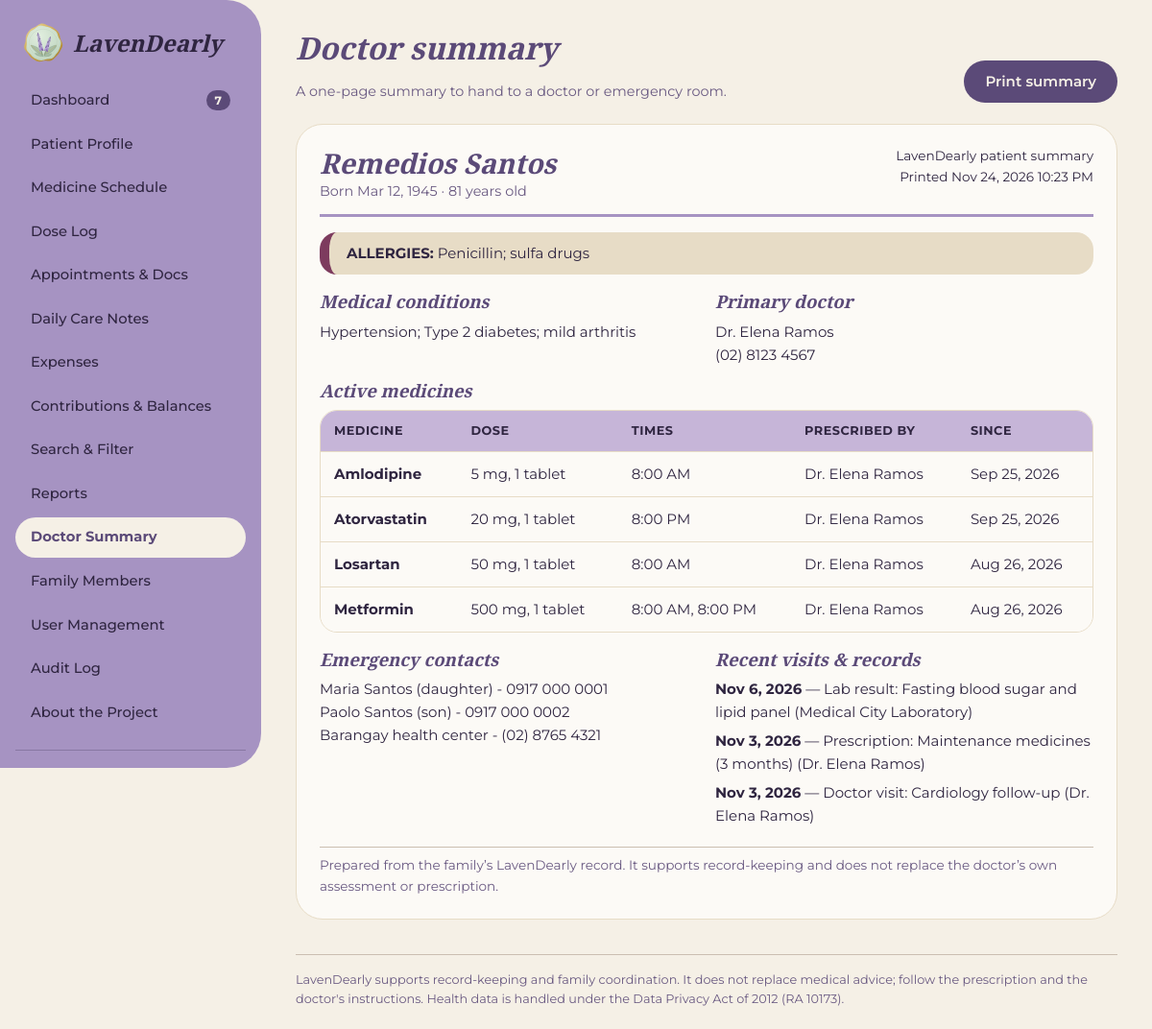
Screenshot of /summary.php (signed in) with the database file from the repository.
### tables this page shows
CREATE TABLE patient (
  id               INT UNSIGNED PRIMARY KEY,
  full_name        VARCHAR(100) NOT NULL,
  birthdate        DATE NULL,
  allergies        TEXT NULL,
  conditions       TEXT NULL,
  primary_doctor   VARCHAR(120) NULL,
  doctor_contact   VARCHAR(120) NULL,
  emergency_contacts TEXT NULL,
  updated_at       DATETIME NULL
);

CREATE TABLE medicines (
  id              INT UNSIGNED AUTO_INCREMENT PRIMARY KEY,
  name            VARCHAR(100) NOT NULL,
  dose            VARCHAR(60)  NOT NULL,
  times_of_day    VARCHAR(100) NOT NULL,            
  start_date      DATE NOT NULL,
  refill_date     DATE NULL,
  end_date        DATE NULL,
  prescribing_doctor VARCHAR(120) NULL,
  status          ENUM('active','discontinued') NOT NULL DEFAULT 'active'
);

CREATE TABLE appointments (
  id         INT UNSIGNED AUTO_INCREMENT PRIMARY KEY,
  type       ENUM('visit','lab','prescription') NOT NULL,
  title      VARCHAR(150) NOT NULL,
  doctor     VARCHAR(120) NULL,
  appt_date  DATE NOT NULL,
  notes      TEXT NULL,
  file_path  VARCHAR(255) NULL,
  created_by INT UNSIGNED NOT NULL,
  created_at DATETIME NOT NULL,
  FOREIGN KEY (created_by) REFERENCES users(id)
);

### includes/functions.php (called while the page is built, shortened)
<?php
function e($s): string { return htmlspecialchars((string)$s, ENT_QUOTES, 'UTF-8'); }
function fdate(?string $d): string { return $d ? date('M j, Y', strtotime($d)) : '—'; }
function ftime(?string $t): string { return $t ? date('g:i A', strtotime(substr($t, 0, 5))) : '—'; }
function scheduled_doses(string $date): array
{
    $pdo = db();
    $st = $pdo->prepare("SELECT * FROM medicines
        WHERE start_date <= ? AND (status = 'active' OR (end_date IS NOT NULL AND end_date >= ?))
        ORDER BY name");
    $st->execute([$date, $date]);
    $meds = $st->fetchAll();
    $lg = $pdo->prepare('SELECT d.*, u.full_name AS logger FROM dose_log d JOIN users u ON u.id = d.logged_by WHERE d.scheduled_date = ?');
    $lg->execute([$date]);
    $logs = [];
    foreach ($lg->fetchAll() as $row) $logs[$row['medicine_id'] . '|' . substr($row['scheduled_time'], 0, 5)] = $row;
    $today = date('Y-m-d');
    $rows = [];
    foreach ($meds as $m) {
        foreach (explode(',', $m['times_of_day']) as $t) {
            $t = trim($t);
            $log = $logs[$m['id'] . '|' . $t] ?? null;
            if ($log) $state = $log['status'];
            elseif ($date > $today) $state = 'upcoming';
            elseif (strtotime("$date $t") + DOSE_GRACE_MIN * 60 < time()) $state = 'overdue';
            else $state = 'pending';
            $rows[] = ['med_id' => $m['id'], 'name' => $m['name'], 'dose' => $m['dose'], 'time' => $t,
                       'date' => $date, 'log' => $log, 'state' => $state, 'med_status' => $m['status']];
        }
    }
    usort($rows, fn($a, $b) => [$a['time'], $a['name']] <=> [$b['time'], $b['name']]);
    return $rows;
}
function overdue_doses(int $daysBack = 1): array
{
    $out = [];
    for ($i = $daysBack; $i >= 0; $i--) {
        $d = date('Y-m-d', strtotime("-$i day"));
        foreach (scheduled_doses($d) as $r) if ($r['state'] === 'overdue' && $r['med_status'] === 'active') $out[] = $r;
    }
    return $out;
}

### summary.php (the view, shortened to what this page needs)
<?php
require __DIR__ . '/includes/functions.php';
$pdo = db();
$today = date('Y-m-d');
$p = $pdo->query('SELECT * FROM patient WHERE id = 1')->fetch();
$age = $p['birthdate'] ? (int)date_diff(date_create($p['birthdate']), date_create('today'))->y : null;
$meds = $pdo->query("SELECT * FROM medicines WHERE status = 'active' ORDER BY name")->fetchAll();
$appts = $pdo->prepare('SELECT * FROM appointments WHERE appt_date <= ? ORDER BY appt_date DESC, id DESC LIMIT 5');
$appts->execute([$today]); $appts = $appts->fetchAll();
$types = ['visit' => 'Doctor visit', 'lab' => 'Lab result', 'prescription' => 'Prescription'];
include __DIR__ . '/includes/header.php';
?>
<div class="page-head no-print">
  <div><h1>Doctor summary</h1><p class="muted">A one-page summary to hand to a doctor or emergency room.</p></div>
  <button class="btn" id="printBtn" type="button">Print summary</button>
</div>
<article class="card" style="border-radius:28px">
  <div style="display:flex;justify-content:space-between;gap:16px;flex-wrap:wrap;border-bottom:3px solid var(--dusty);padding-bottom:12px;margin-bottom:16px">
    <div><h2 style="font-size:1.8rem;margin:0"><?= e($p['full_name']) ?></h2>
      <div class="muted"><?= $p['birthdate'] ? 'Born ' . fdate($p['birthdate']) . " · $age years old" : '' ?></div></div>
    <div style="text-align:right" class="small">LavenDearly patient summary<br>Printed <?= date('M j, Y g:i A') ?></div>
  </div>
  <div style="background:var(--beige);border-left:10px solid var(--berry);border-radius:18px;padding:10px 18px;margin-bottom:16px">
    <strong>ALLERGIES:</strong> <?= e($p['allergies'] ?: 'None recorded') ?>
  </div>
  <div class="grid g2">
    <div><h3>Medical conditions</h3><p><?= nl2br(e($p['conditions'] ?: '—')) ?></p></div>
    <div><h3>Primary doctor</h3><p><?= e($p['primary_doctor'] ?: '—') ?><?= $p['doctor_contact'] ? '<br>' . e($p['doctor_contact']) : '' ?></p></div>
  </div>
  <h3>Active medicines</h3>
  <?php if (!$meds): ?><p class="muted">No active medicines recorded.</p><?php else: ?>
  <div class="table-wrap"><table>
    <thead><tr><th>Medicine</th><th>Dose</th><th>Times</th><th>Prescribed by</th><th>Since</th></tr></thead><tbody>
    <?php foreach ($meds as $m): ?><tr><td><strong><?= e($m['name']) ?></strong></td><td><?= e($m['dose']) ?></td>
      <td><?= e(implode(', ', array_map('ftime', explode(',', $m['times_of_day'])))) ?></td><td><?= e($m['prescribing_doctor'] ?: '—') ?></td><td><?= fdate($m['start_date']) ?></td></tr><?php endforeach; ?>
  </tbody></table></div><?php endif; ?>
  <div class="grid g2" style="margin-top:16px">
    <div><h3>Emergency contacts</h3><p><?= nl2br(e($p['emergency_contacts'] ?: '—')) ?></p></div>
    <div><h3>Recent visits &amp; records</h3>
      <?php foreach ($appts as $a): ?><p style="margin-bottom:6px"><strong><?= fdate($a['appt_date']) ?></strong> — <?= e($types[$a['type']]) ?>: <?= e($a['title']) ?><?= $a['doctor'] ? ' (' . e($a['doctor']) . ')' : '' ?></p><?php endforeach; ?>
    </div>
  </div>
  <p class="muted small" style="margin:14px 0 0;border-top:1px solid var(--taupe);padding-top:8px">Prepared from the family’s LavenDearly record. It supports record-keeping and does not replace the doctor’s own assessment or prescription.</p>
</article>
<?php include __DIR__ . '/includes/footer.php'; ?>

### assets/css/style.css (style rules this page uses)
:root { --lav:#C6B5D8; --dusty:#A693C2; --cream:#F5F0E6; --beige:#E7DCC6; --taupe:#CBBEB1; --plum:#5B4A78; --ink:#2F2540; --muted:#6A5A82; --berry:#7D3B5E; --paper:#FCFAF6; --radius:24px; }
* { box-sizing:border-box }
html { scroll-behavior:smooth }
body { margin:0;font-family:'Montserrat',system-ui,-apple-system,Segoe UI,sans-serif;background:var(--cream);color:var(--ink);line-height:1.6;font-size:15px }
h1,h2,h3,h4 { font-family:'Playfair Display',Georgia,serif;font-style:italic;font-weight:700;margin:0 0 .45em;line-height:1.25;color:var(--plum) }
h1 { font-size:2rem }
h2 { font-size:1.45rem }
h3 { font-size:1.15rem }
p { margin:0 0 .9em }
.muted { color:var(--muted);font-size:.9rem }
.small { font-size:.85rem }
.page-head { display:flex;justify-content:space-between;align-items:flex-end;gap:16px;flex-wrap:wrap;margin-bottom:22px }
.page-head p { margin:0 }
.card { background:var(--paper);border:1px solid var(--beige);border-radius:var(--radius);padding:22px 24px;margin-bottom:22px }
.card h2 { margin-bottom:.6em }
.grid { display:grid;gap:18px }
.g2 { grid-template-columns:repeat(auto-fit,minmax(320px,1fr)) }
.table-wrap { overflow-x:auto;border-radius:18px;border:1px solid var(--beige) }
table { width:100%;border-collapse:collapse;background:var(--paper) }
th { background:var(--lav);color:var(--ink);text-align:left;font-size:.8rem;text-transform:uppercase;letter-spacing:.04em;padding:11px 14px;white-space:nowrap }
td { padding:11px 14px;border-top:1px solid var(--beige);vertical-align:top }
.btn { display:inline-block;border:0;border-radius:999px;padding:10px 22px;background:var(--plum);color:var(--cream);font:inherit;font-weight:600;cursor:pointer;text-decoration:none;transition:filter .15s }

### rows the page displays
patient: full_name "Remedios Santos", birthdate "Mar 12, 1945", birthdate "81", allergies "Penicillin; sulfa drugs", conditions "Hypertension; Type 2 diabetes; mild arthritis", primary_doctor "Dr. Elena Ramos", doctor_contact "(02) 8123 4567", emergency_contacts "Maria Santos (daughter) - 0917 000 0001 Paolo Santos (son) - 0917 000 0002 Barangay health center - (02) 8765 4321"
medicines: name "Amlodipine", dose "5 mg, 1 tablet", times_of_day "8:00 AM", prescribing_doctor "Dr. Elena Ramos", start_date "Sep 25, 2026"
medicines: name "Atorvastatin", dose "20 mg, 1 tablet", times_of_day "8:00 PM", prescribing_doctor "Dr. Elena Ramos", start_date "Sep 25, 2026"
medicines: name "Losartan", dose "50 mg, 1 tablet", times_of_day "8:00 AM", prescribing_doctor "Dr. Elena Ramos", start_date "Aug 26, 2026"
medicines: name "Metformin", dose "500 mg, 1 tablet", times_of_day "8:00 AM, 8:00 PM", prescribing_doctor "Dr. Elena Ramos", start_date "Aug 26, 2026"
appointments: appt_date "Nov 6, 2026", type "Lab result", title "Fasting blood sugar and lipid panel", doctor "Medical City Laboratory"
appointments: appt_date "Nov 3, 2026", type "Prescription", title "Maintenance medicines (3 months)", doctor "Dr. Elena Ramos"
appointments: appt_date "Nov 3, 2026", type "Doctor visit", title "Cardiology follow-up", doctor "Dr. Elena Ramos"

### other values shown
$label "Dashboard"
$label "Patient Profile"
$label "Medicine Schedule"
$label "Dose Log"
$label "Appointments & Docs"
$label "Daily Care Notes"
$label "Expenses"
$label "Contributions & Balances"
$label "Search & Filter"
$label "Reports"
$label "Doctor Summary"
$label "Family Members"
$label "User Management"
$label "Audit Log"
$label "About the Project"
